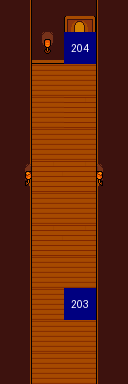

Rendered tile map (Tiled .tmx) drawn with the repository's tilesets; below, a short description and the full map source, tile grids included:
An orthogonal 4x12 tile map with 32x32 px tiles, 5 tile layers (decor, metadata, actions, characters, ...), 2 tilesets.

<map version="1.10" tiledversion="1.11.0" orientation="orthogonal" renderorder="right-down" width="4" height="12" tilewidth="32" tileheight="32" infinite="0" nextlayerid="6" nextobjectid="1">
 <tileset firstgid="1" source="../tilesets/tavern01.tsx" />
 <tileset firstgid="65" source="../tilesets/blue-labels.tsx" />
 <layer id="1" name="decor" width="4" height="12">
  <data encoding="csv">
0,0,0,0,
0,0,11,0,
0,64,64,0,
0,64,63,0,
0,64,64,0,
0,63,63,0,
0,64,64,0,
0,63,63,0,
0,64,64,0,
0,64,63,0,
0,64,64,0,
0,0,0,0
</data>
 </layer>
 <layer id="3" name="metadata" width="4" height="12">
  <data encoding="csv">
0,0,0,0,
0,0,0,0,
0,0,0,0,
0,0,0,0,
0,0,0,0,
0,0,0,0,
0,0,0,0,
0,0,0,0,
0,0,0,0,
0,0,0,0,
0,0,0,0,
0,0,0,0
</data>
 </layer>
 <layer id="4" name="actions" width="4" height="12">
  <data encoding="csv">
0,0,0,0,
0,0,268,0,
0,0,0,0,
0,0,0,0,
0,0,0,0,
0,0,0,0,
0,0,0,0,
0,0,0,0,
0,0,0,0,
0,0,267,0,
0,0,0,0,
0,0,0,0
</data>
 </layer>
 <layer id="5" name="characters" width="4" height="12">
  <data encoding="csv">
0,0,0,0,
0,0,0,0,
0,0,0,0,
0,0,0,0,
0,0,0,0,
0,0,0,0,
0,0,0,0,
0,0,0,0,
0,0,0,0,
0,0,0,0,
0,0,0,0,
0,0,0,0
</data>
 </layer>
 <layer id="2" name="colliders" width="4" height="12">
  <data encoding="csv">
6,12,10,7,
6,13,0,7,
6,0,0,7,
6,0,0,7,
6,0,0,7,
4,0,0,5,
6,0,0,7,
6,0,0,7,
6,0,0,7,
6,0,0,7,
6,0,0,7,
6,64,64,7
</data>
 </layer>
</map>
